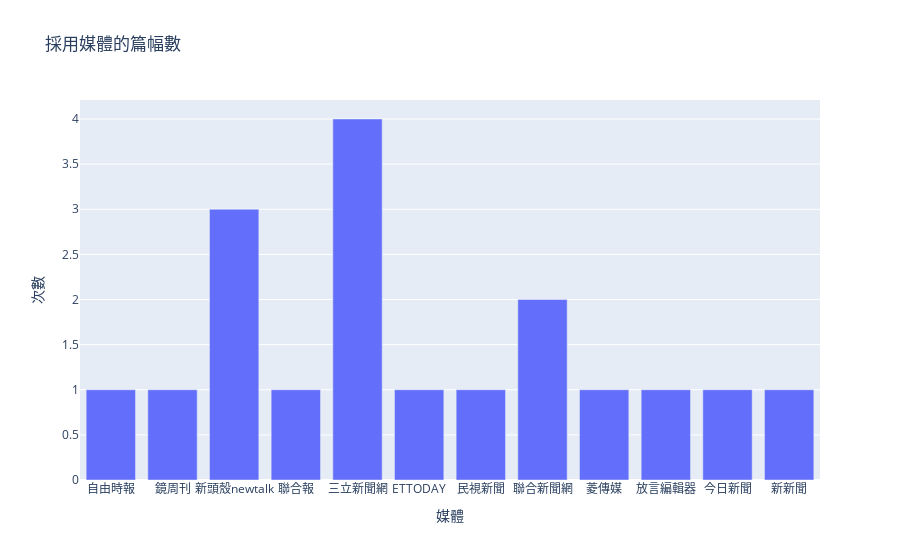

Here is the notebook cell this chart was saved with:
### Code cell
#資料視覺化1
import plotly.express as px
import pandas as pd
px.bar(result,x="媒體",y="次數",title="採用媒體的篇幅數")

### Figure 1 — Plotly figure (JSON) as saved in the notebook; plotly's stock layout.template omitted (floating-point values rounded to 4 significant figures)
{"data": [{"alignmentgroup": "True", "hovertemplate": "媒體=%{x}<br>次數=%{y}<extra></extra>", "legendgroup": "", "marker": {"color": "#636efa", "pattern": {"shape": ""}}, "name": "", "offsetgroup": "", "orientation": "v", "showlegend": false, "textposition": "auto", "type": "bar", "x": ["自由時報", "鏡周刊", "新頭殼newtalk", "聯合報", "三立新聞網", "ETTODAY", "民視新聞", "聯合新聞網", "菱傳媒", "放言編輯器", "今日新聞", "新新聞"], "xaxis": "x", "y": [1, 1, 3, 1, 4, 1, 1, 2, 1, 1, 1, 1], "yaxis": "y"}], "layout": {"barmode": "relative", "legend": {"tracegroupgap": 0}, "title": {"text": "採用媒體的篇幅數"}, "xaxis": {"anchor": "y", "domain": [0, 1], "title": {"text": "媒體"}}, "yaxis": {"anchor": "x", "domain": [0, 1], "title": {"text": "次數"}}}}
